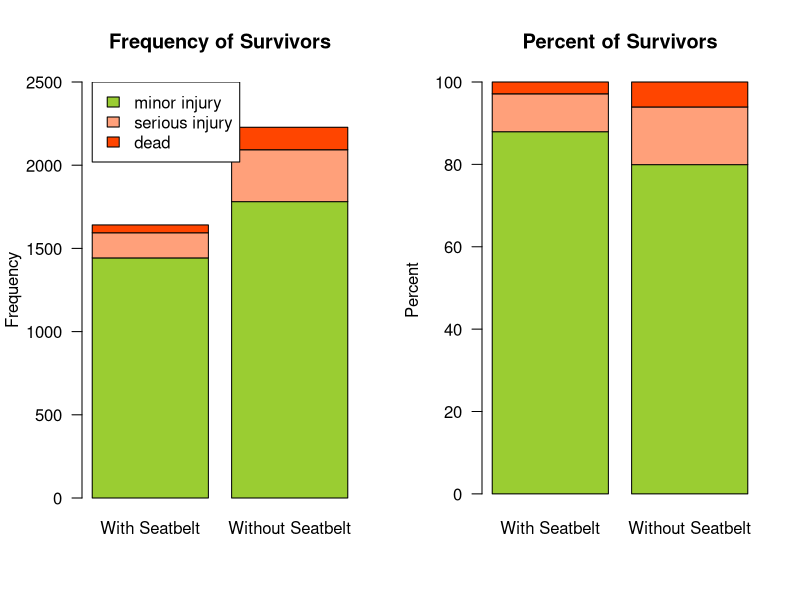
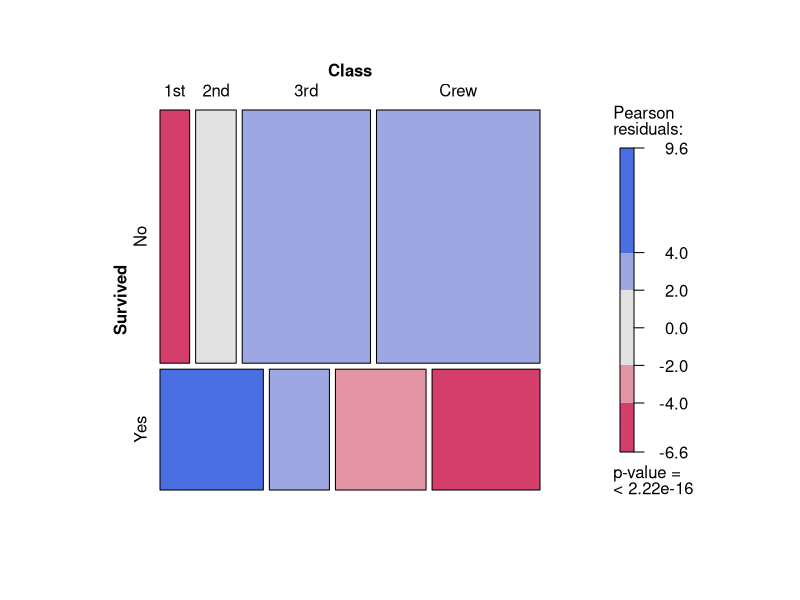
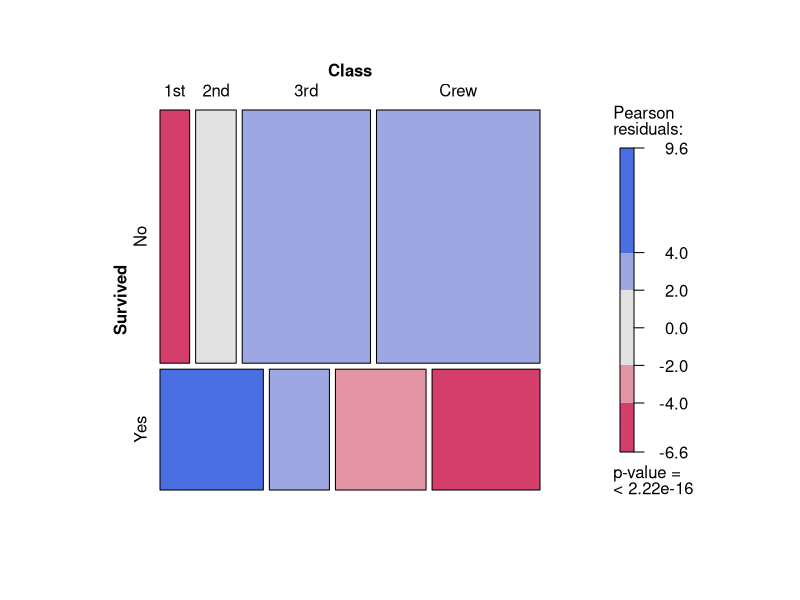

The R source for these figures, in order:
# 8 카이제곱 분포와 카이제곱 검정

# 독립성검정과 적합성 검정
# 교차표를 통해 범주형으로 수집된 두 변수의 조합별 빈도 파악
# 독립성 검정: independence test
# 두 범주형 변수 간의 관련성이 모집단에서 존재하는지 검정
# 적합성 검정: goodness of fit test
# 두 개 이상의 범주를 갖는 범주형 변수의 범주별 비율의 분포를 관측
# 관측된 범주별 빈도로 모집단에서 기대되는 비율 분포가 존재하는지 검정

# 카이스퀘어 검정: chi-square test
# 교차표상의 응답 빈도를 바탕으로 범주형 변수 간의 관련성 검정
# 예) 안전벨트 차굥과 승객 안전 간의 관계 분석
# 교통사고 환자의 안전벨트 착용 유무와 환자 상태를 조사한 교차표
survivors <- matrix(c(1443,151,47,1781,312,135), ncol=2)
dimnames(survivors) <- list('Status'=c('minor injury', 'serious injury', 'dead'),
                            'Seatbelt'=c('With Seatbelt','Without Seatbelt'))
survivors

# 두 변수 간의 관계 파악을 위해 교차표에 합계와 비율을 추가
addmargins(survivors)

addmargins(prop.table(addmargins(survivors, 2), 2), 1)

# 안전벨트 착용과 안전 간의 관계 파악을 위한 막대그래프 그리기
par(mfrow=c(1,2))
barplot(survivors, ylim=c(0,2500), las=1,
        col=c('yellowgreen','lightsalmon','orangered'),
        ylab='Frequency', main='Frequency of Survivors')
legend(0.2,2500,rownames(survivors),
       fill=c('yellowgreen','lightsalmon','orangered'))
survivors.prop <- prop.table(survivors,2)
barplot(survivors.prop*100, las=1, col=c('yellowgreen','lightsalmon','orangered'),
        ylab='Percent',main='Percent of Survivors')
par(mfrow=c(1,1))

# 통계적 가설검정
# 귀무가설: 안전벨트 착용과 승객 안전 간에는 관련이 없다
# 관측빈도: observed count
# 실제로 관측된 값. 교차표상으 ㅣ셀 ㄱ밧
# 기대빈도: expected count
# 귀무가설이 참이라는 전제하에 우리가 기대할 수 잇는 빈도
# 기대빈도의 계산
# 귀무가설이 참이라면 안전벨트 착용 여부와 관계없이
# 두 집단 모두에게서 환자의 상태별 비율이 동일하게 나타날 것

# 환자 상태별 기대빈도 계산
# 경상 환자의 비율 : 83.3%
# 안전벨트 착용자의 경상 기대빈도: 0.83*1641=1367
# 안전벨트 미착용자의 경상 기대빈도: 0.9=83*228=1855.9
# 중상 환자의 비율: 12%
# 안전벨트 착용자의 중상 기대빈도:0.12
# 사망 환자의 비율 4,7%
#    0.047

# 카이스퀘어 검정 절차
# 카이제곱  - value: 기대빈도와 관측빈도의 비교를 통해 계산되는 ㄱ밧
# 카이제곱 oij 관측빈도 , eij 기대빈도, ij 행과 열
# 카이제곱- 검정
# 표본으로부터 산출된 카이제곱 값이 귀무가설이 참이라는 가정하에 
# 카이제곱 분포 상에서 얼마나 나타나기 어려운 희박한 경우인지
# 혹은 흔하게 관찰될 수 있는 경우인지 ㅕㅇ가

# 환자별 상태
# 환자 상태별 기대빈도
# 관측빈도 - 기대빈도 제곱해서 기대빈도로 나누기

expected <- matrix(c(1367,1855,196,267,77,104),ncol=2, byrow=T)
dimnames(expected) <- list('Status'=c('minor injury','serious injury','dead'),
                           'Seatbelt'=c('withe Seatbelt','Without Seatbelt'))
expected

chisqr <- sum((survivors - expected)^2 / expected)
chisqr

# 카이스퀘어 분포
# 자유도에 따라 분포의 모양이 달라지며, 대체로 오른쪾으로 긴 꼬리르 가짐
# 카이제곱 분포의 자유도: 교차표를 구성하는 두 변수의 범주의 개수에 의해 결정
# 자유도=(행 변수의 범주의 개수 -1)* (열 변수의 범주의 개수 -1)
# 자유도=(교차표의 행 개수-1)*(교차표의 열개수-1)

# pchisq() 함수를 이용하여 특정 카이제곱값에 대응 되는 유의확률을 구할 수 있음
pchisq(45.91, df=2, lower.tail=F) # 누적확률함수, 카이제곱 분포

# qchisq() 함수를 이용하여 특정 확률에 대응하는 카이제곱 값을 구할 수 있음
qchisq(0.05,df=2,lower.tail=F)  # 백분위수함수, 카이제곱 분포

# 독립성 검정: independence test
# 두 범주형 변수가 서로 독립인지 검정
# 독립: 두 변수가 서로 관련이 없다
# 성별과 선호하는 도서 장르가 독립이다.
# 성별에 따라서 좋아하는 도서 장르가 다르지 않다(써로 관련이 ㅇ벗다)
# 두 변수의 범주 조합별 빈도를 기록한 교차표를 토대로 카이제곱-검정 절차를 수행

# titanic 데이터 셋을 이용하여 독립성검정 수행
str(Titanic)
Titanic

# 타이타닉호 탑승객의 승객 구분(1등실, 2등실, 3등실, 승무원)에 따른 생존율 차이 분석
Titanic.margin <- margin.table(Titanic, margin=c(4,1))
Titanic.margin

# 카이스퀘어 분석을 위한 교차표 만들기
addmargins(Titanic.margin)

addmargins(prop.table(addmargins(Titanic.margin,2),2),1)

?addmargins
prop.table(addmargins(Titanic.margin))


prop.table(addmargins(Titanic.margin,2))

# 생존율 차이가 있는지 확인하기 위한 독립성 검정
chisq.test(Titanic.margin)

# 두 범주형 변수 간의 관련성의 강도를 평가하기
library(vcd)
assocstats(Titanic.margin)

# 두 범주형 변수 간의 관계를 뫚이ㅡㅋ 플로승로 시각화하기
library(vcd)
windows(width=7.0, height=5.5)
mosaic(Titanic.margin, shade=T, legend=T)
mosaic(~ Survived + Class, data=Titanic.margin, shade=T, legend=T)

# 데이터프레임 형태의 데이터셋에 대해서는 교차표 생성 없이 직접 독립성검정 수행 가능 함
# MASS 패키지의 sur

library(MASS)
str(survey)
levels(survey$Smoke)

# table() 함수를 이용하여 다음과 같이 Smoke 변수에 대한 네 가지 레벨별 빈도를 구할 수 있다.
# table() 함수는 table 객체를 반환한다.
# table 객체는 배열과 동일한 데이터 구조를 가진다. 따라서 배열에서와 마찬가지로 
frqtab <- table(survey$Smoke)
frqtab
class(frqtab)
frqtab[2]
# 최빈값은 데이터 가운데 가장 높은 빈도를 갖는 변수값을 의미한다
# table() 함수를 이용하여 생성한 table 객체로부터 최빈값을 계산할 수 있다.
# 논리 연산을 이용하여 빈도표상에서 빈도의 최대값에 대응되는 변수값을 추출한다.
frqtab==max(frqtab)
frqtab[frqtab==max(frqtab)]
names(frqtab[frqtab==max(frqtab)])
# 또는 다음과 같이 which.max() 함수를 이용하여 구할 수도 있다.
# which.max() 함수는 주어진 벡터의 최대값 위치를 인덱스로 반환한다.
which.max(frqtab)
frqtab[which.max(frqtab)]
names(frqtab[which.max(frqtab)])

# 비율을 구하기 위해서는 다음과 같이 prop.table() 함수를 잉한다.
# 각 변수값에 대응되는 빈도에 대한 비율이 출력ㄴ된다.
# 비율에 100을 곱하여 간단히 퍼센트로 환산할 수 있다.
frqtab.prop <- prop.table(frqtab)
frqtab.prop

frqtab.prop['Never']
frqtab.prop * 100 

# 특정 값이 출현하는 비율을 알고자 할 때 논리 연산을 이요하면 편리하다.
# 논리값 TRUE, FALSE는 숫자 1,0으로 변환될 수 있다. 따라서 논리 연산을 이용하여 특정 값의 출현 여부를 식별한 후
# mean() 함수로 평균을 구하면 그 값이 나타나는 상재거 빈도, 즉 비율을 구할 수 있다.
# 예를 들어, survey 데이터셋으로부터 담배를 피우지 않는 사람의 비율은 다음과 같이 구할 수 있따.
mean(survey$Smoke=='Never', na.rm=T)
# 논리 연산을 수행하면 논리값 벡터가 반환된다.
# 즉 Smoke 변수의 값이 Never인 원소는 TRUE이고 그렇지 않은 원소는 FALSE인 벡터가 생성된다.
# mean() 함수는 TRUE는 1로 FALSE는 0으로 변환하 후 이값들의 ㅕㅇㄱㄴ을 계산한다.
# 이 평균값은 TRUE인 값의 비율을 의미하며, 따라서 이는 응답자 가운데 담배를 피우지 않는 사람의 비율이 된다.
# NA(결측값(missing value))가 포함된 데이터 셋에 평균 계산 함수인 
# mean() 함수를 적용하면 NA가 출력된다.
# NA를 계산에 포함시키지 않으려면 na.rm=T를 징정
# 이러한 논리 연산을 이용하면 다양한 상황에서 발생 빈도에 따른 비율을 계산할 수 있다.
# MASS 패키지에 포함된 데이터셋을 이요하여 다음과 같은 몇 가지 예를 더 살펴보자.
mean(anorexia$Postwt>anorexia$Prewt)
mean(abs(mammals$brain-mean(mammals$brain))>2*sd(mammals$brain))
mean(diff(SP500)>0)

# 첫 번째 예는 치료 후 몸무게가 증가한 식욕부진증 환자의 비율을 보여준다.
# 두번째 예는 두뇌의 무게가 평균으로부터 두 개의 표준편차보다 큰 동물의 비율을 계산한다.
# 세번째 예는 S&P 500 지수 수익률이 전일보다 증가한 일자의 비율을 나타낸다.
# diff() 함수는 주어진 벡터로 부터 연속된 두 숫자의 차이를 계산하여 반환한다

# 빈도표를 이용하여 변수의 범주별 빈도를 파악하면 개별 변수의 범주별 분포를 대략적으로 이해할 수 이싿.
# 마찬가지로 하나의 변수가 아닌 두 